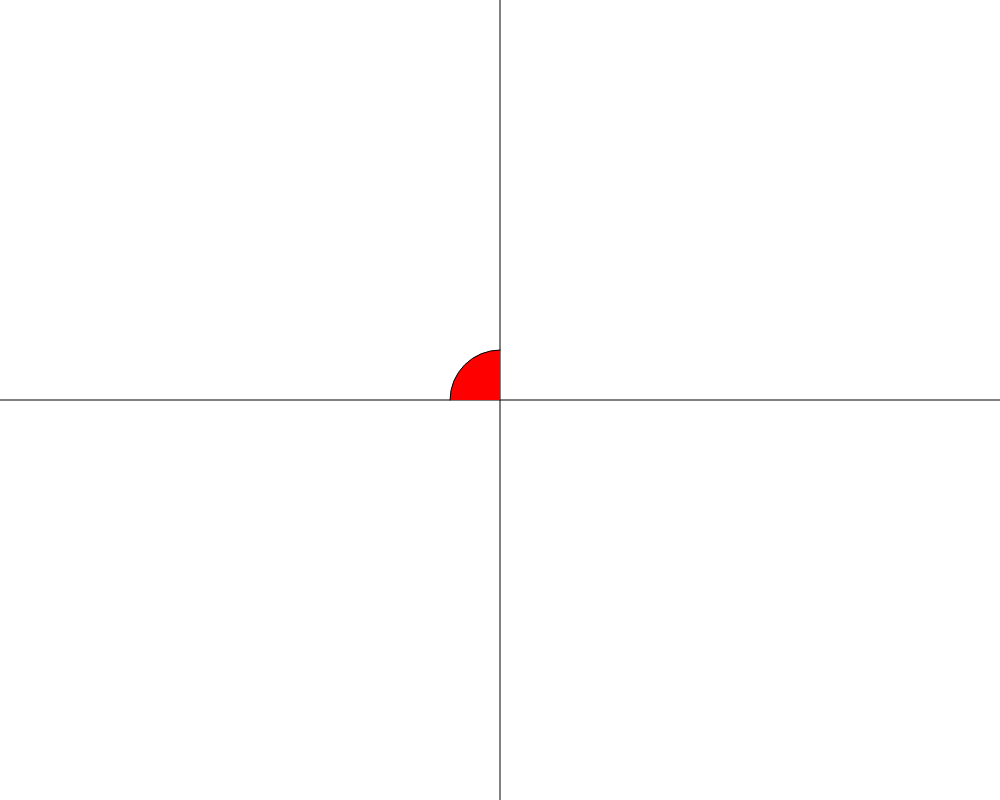
Frame 1 (no input)
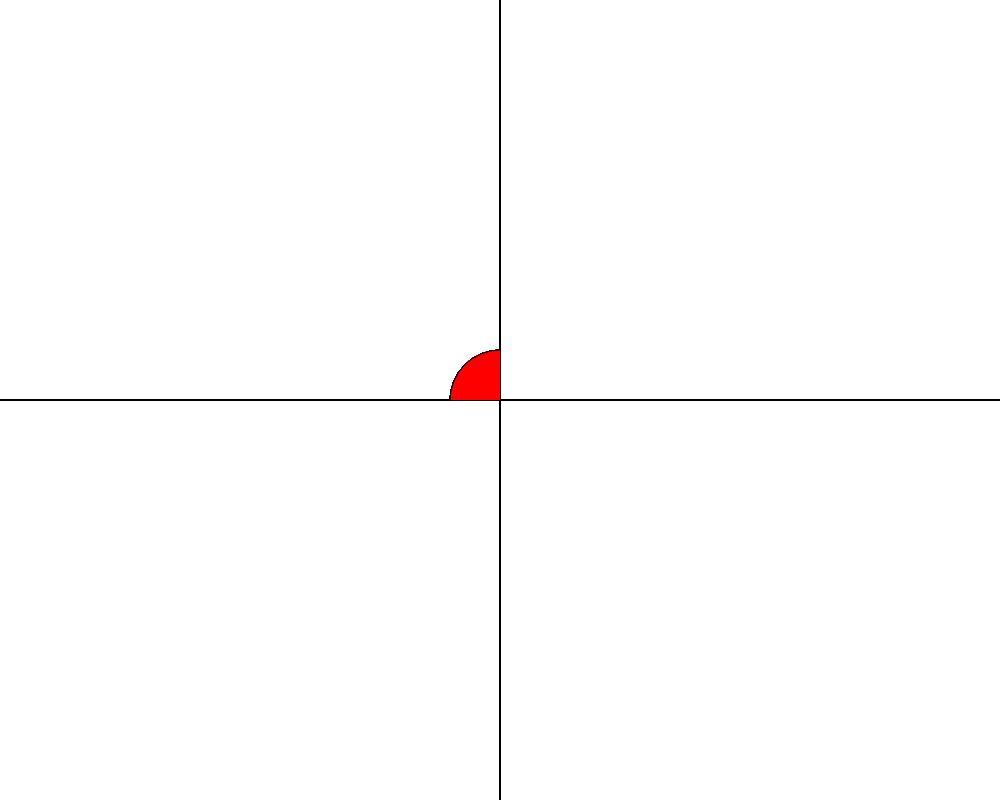
Frame 60 (no input)
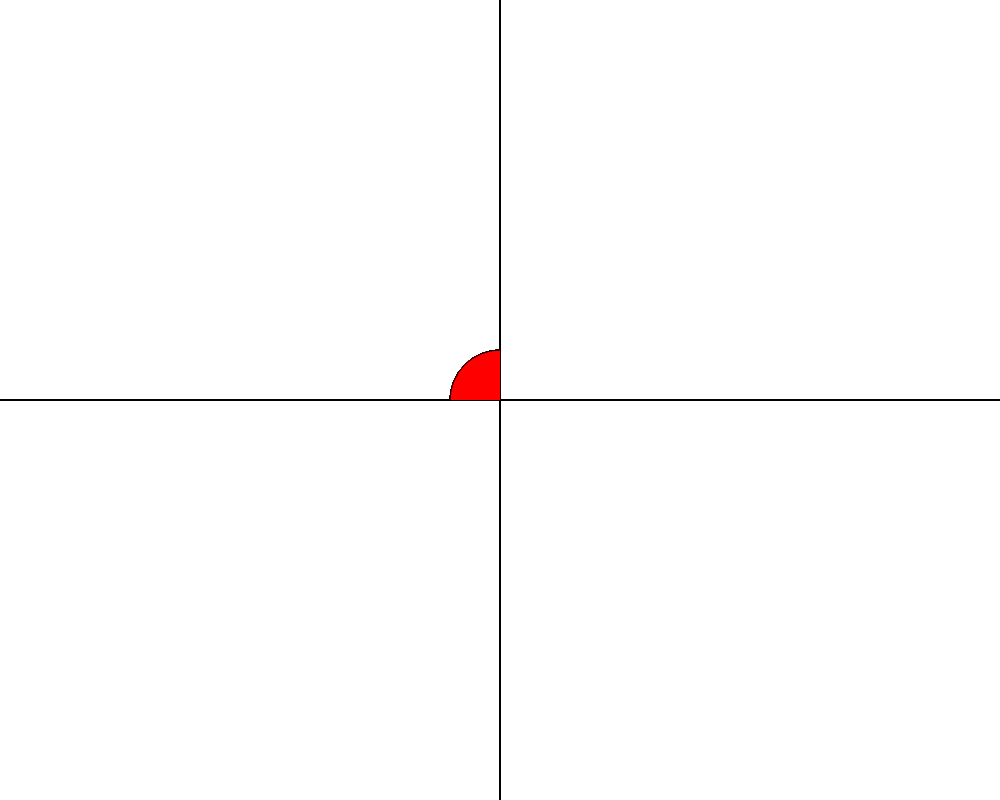
Frame 120 (the mouse pressed at the canvas centre since frame 60)

The p5.js sketch that drew these frames (run headless with seeded random() and noise() and a simulated clock; from frame 60 on, the mouse is pressed at the canvas centre):

// p5.js sketch
// ── sketch.js
function setup() {
  createCanvas(1000,800); // va créer un canvas de 800 pixels de larges sur 500 pixels de haut

}

function draw(){
  stroke(2);
  line(width/2, 0, width*0.5, height);
  line(0, height/2, width, height/2);

//  ellipse(width/4, 250, 100, 100);

//  point(200,250);
//  rect(350, 200, 100, 100);
//  line(0, 250, 800, 250);
//  triangle(400,300,200,500,600,500);
//  quad(10, 30, 10, 70, 260, 100, 470, 20);
  fill(255,0,0);
  arc(width/2, height/2, 100, 100, PI, PI+HALF_PI);
}
